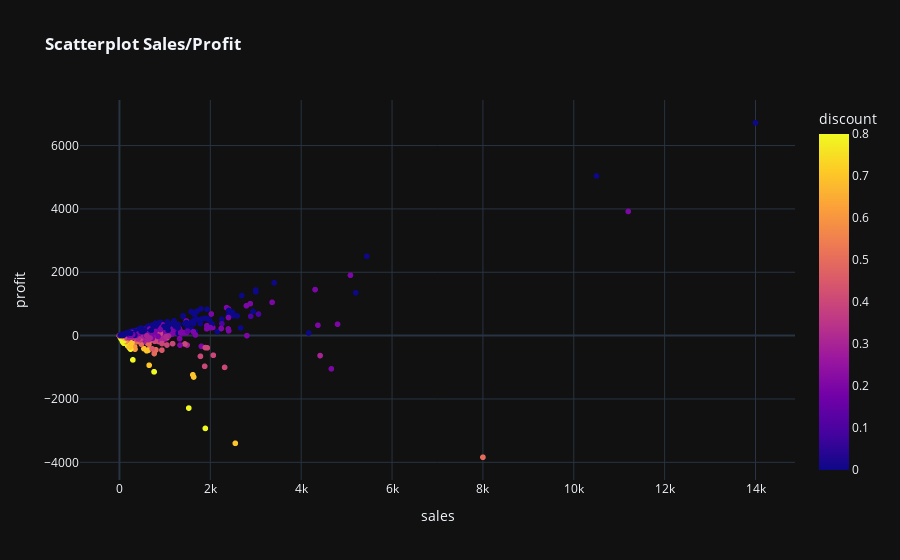

Notebook source saved alongside this figure:
### Markdown cell above
#### Inspect Negative Profit of Tables
##### Is there any linear correlation between Sales/Profit & Discount? [Scatterplot]

### Code cell
# Create Chart
fig = px.scatter(data,
                 x='sales',
                 y='profit',
                 color='discount',
                 template = template_style,
                 title = '<b>Scatterplot Sales/Profit</b>')

# Display Plot
fig.show()

### Figure 1 — Plotly figure (JSON) as saved in the notebook; plotly's stock layout.template omitted (floating-point values rounded to 4 significant figures; data arrays with more than 128 entries replaced by an {"elided": "..."} marker saying what was removed)
{"data": [{"hovertemplate": "sales=%{x}<br>profit=%{y}<br>discount=%{marker.color}<extra></extra>", "legendgroup": "", "marker": {"color": {"elided": "3312 float values"}, "coloraxis": "coloraxis", "symbol": "circle"}, "mode": "markers", "name": "", "showlegend": false, "type": "scattergl", "x": {"elided": "3312 float values"}, "xaxis": "x", "y": {"elided": "3312 float values"}, "yaxis": "y"}], "layout": {"coloraxis": {"colorbar": {"title": {"text": "discount"}}, "colorscale": [[0, "#0d0887"], [0.1111, "#46039f"], [0.2222, "#7201a8"], [0.3333, "#9c179e"], [0.4444, "#bd3786"], [0.5556, "#d8576b"], [0.6667, "#ed7953"], [0.7778, "#fb9f3a"], [0.8889, "#fdca26"], [1, "#f0f921"]]}, "legend": {"tracegroupgap": 0}, "title": {"text": "<b>Scatterplot Sales/Profit</b>"}, "xaxis": {"anchor": "y", "domain": [0, 1], "title": {"text": "sales"}}, "yaxis": {"anchor": "x", "domain": [0, 1], "title": {"text": "profit"}}}}
